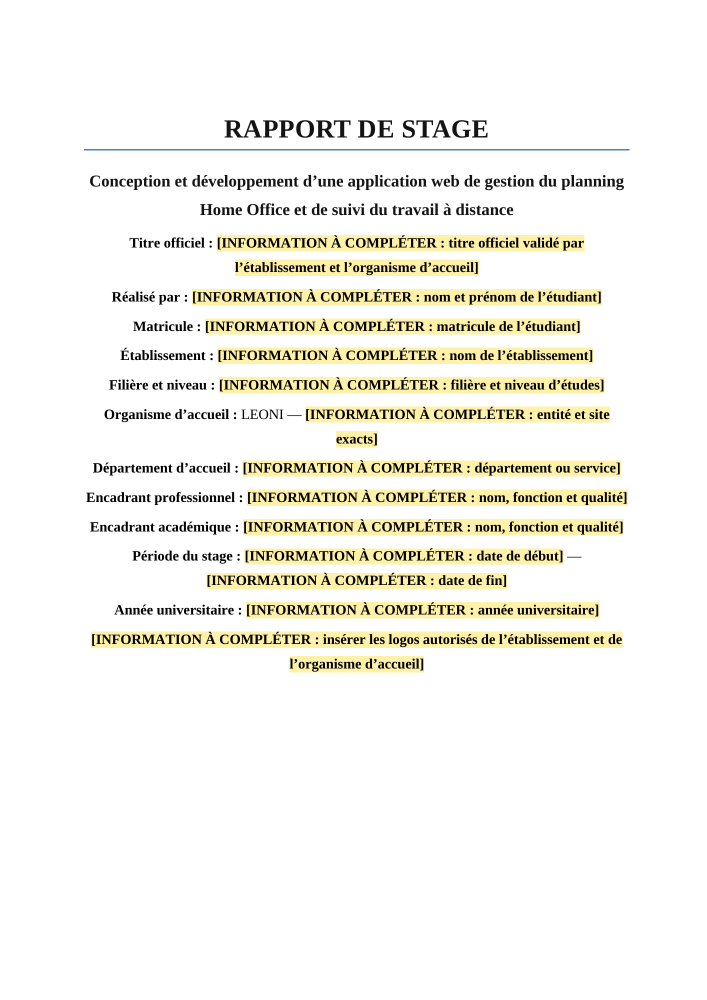
#> input picture rapport_stage/.qa_docx/page-1.png, 1414 x 2000 px (shown at 1/2 size); its folder holds only this picture in this run
$ python make_contacts.py
#> lines starting #> are read from the running program, lines starting #| are printed output that depends on the picture
from pathlib import Path
import sys

from PIL import Image, ImageDraw


root = Path(sys.argv[1]).resolve() if len(sys.argv) > 1 else Path(__file__).resolve().parent
files = sorted(root.glob("page-*.png"), key=lambda path: int(path.stem.split("-")[1]))
output = root / "contacts"
output.mkdir(exist_ok=True)
thumb = (620, 877)
margin = 24
gap = 20

for start in range(0, len(files), 4):
    pages = []
    for path in files[start : start + 4]:
        image = Image.open(path).convert("RGB")
#> image is the input picture: PIL image 1414x2000 RGB; mean R, G, B 244.8, 243.5, 236.5
        image.thumbnail(thumb)
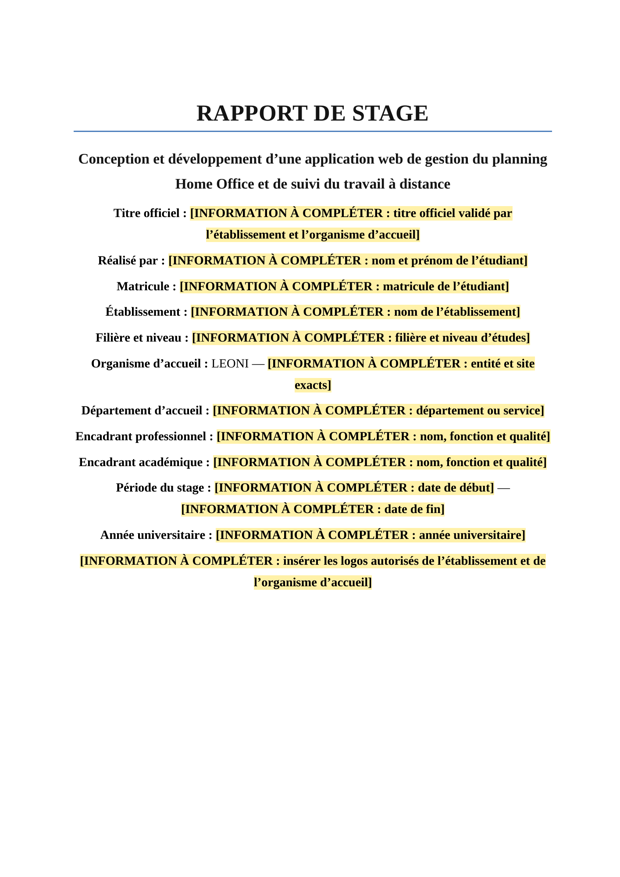
#> image: PIL image 620x877 RGB; mean R, G, B 244.6, 243.5, 236.5
        canvas = Image.new("RGB", thumb, "white")
#> canvas: PIL image 620x877 RGB; every value is 255
        canvas.paste(image, ((thumb[0] - image.width) // 2, 0))
        draw = ImageDraw.Draw(canvas)
        draw.rectangle((0, 0, thumb[0] - 1, thumb[1] - 1), outline="#777777", width=1)
        draw.text((8, 8), path.stem, fill="#B00020")
        pages.append(canvas)
    sheet = Image.new(
        "RGB",
        (margin * 2 + thumb[0] * 2 + gap, margin * 2 + thumb[1] * 2 + gap),
        "#D9D9D9",
    )
#> sheet: PIL image 1308x1822 RGB; every value is 217
    for index, page in enumerate(pages):
        x = margin + (index % 2) * (thumb[0] + gap)
        y = margin + (index // 2) * (thumb[1] + gap)
        sheet.paste(page, (x, y))
#> this loop made 1 pass
#> (x, y) on pass 1: (24, 24)
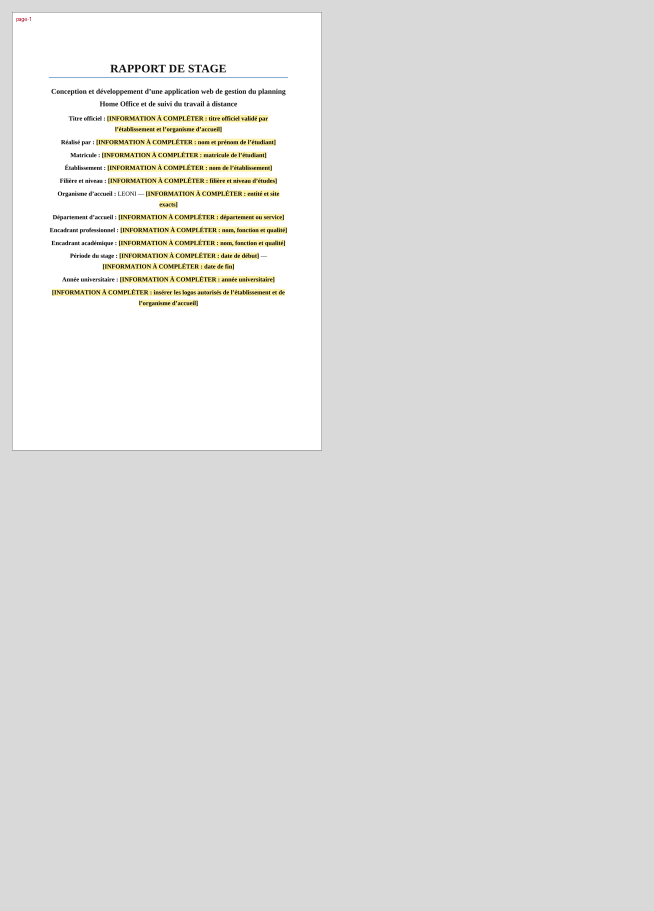
#> sheet: PIL image 1308x1822 RGB (shown at 1/2 size); mean R, G, B 223.1, 222.9, 221.3
    end = min(start + 4, len(files))
    sheet.save(output / f"contact-{start + 1:02d}-{end:02d}.png")

$ run again, on rapport_stage/.qa_docx/page-13.png
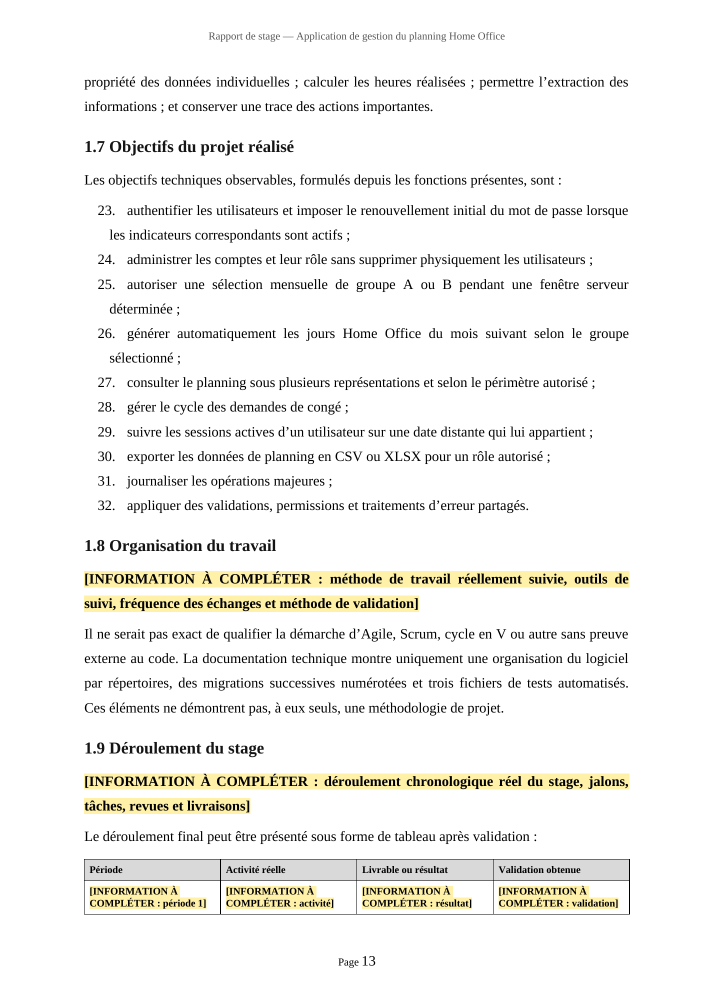
#> input picture rapport_stage/.qa_docx/page-13.png, 1414 x 2000 px (shown at 1/2 size)
#> image is the input picture: PIL image 1414x2000 RGB; mean R, G, B 243, 242.4, 239.6
#> `image.thumbnail(thumb)`:
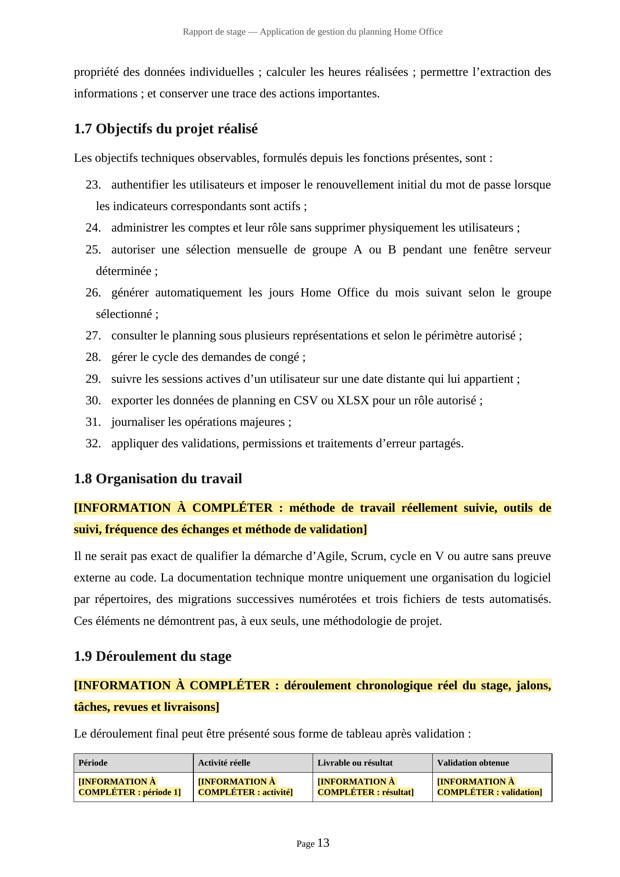
#> image: PIL image 620x877 RGB; mean R, G, B 242.6, 242.1, 239.2
#> canvas: PIL image 620x877 RGB; every value is 255
#> the loop `for index, page in enumerate(pages):` made 1 pass
#> (x, y) on pass 1: (24, 24)
#> after the loop `for index, page in enumerate(pages):`:
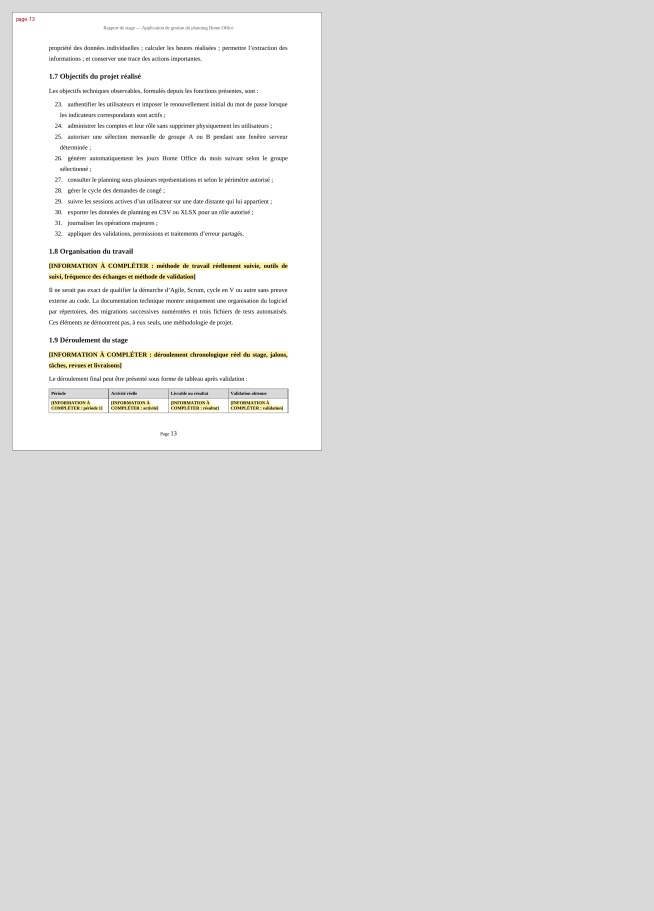
#> sheet: PIL image 1308x1822 RGB (shown at 1/2 size); mean R, G, B 222.7, 222.6, 221.9

$ run again, on rapport_stage/.qa_docx/page-14.png
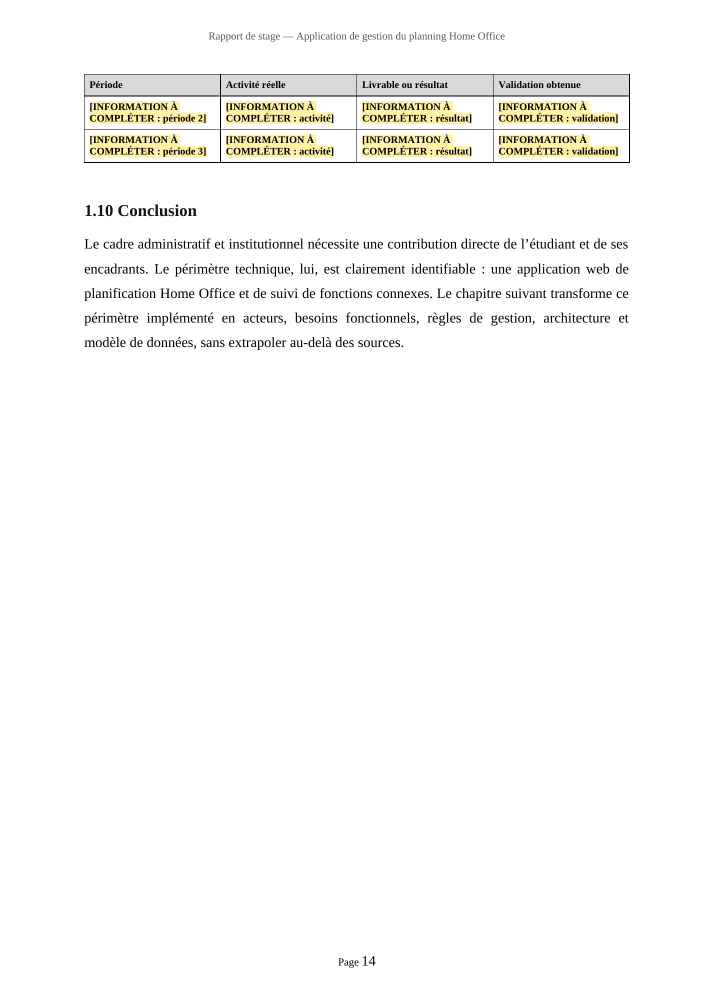
#> input picture rapport_stage/.qa_docx/page-14.png, 1414 x 2000 px (shown at 1/2 size)
#> image is the input picture: PIL image 1414x2000 RGB; mean R, G, B 249.6, 249.3, 247.8
#> `image.thumbnail(thumb)`:
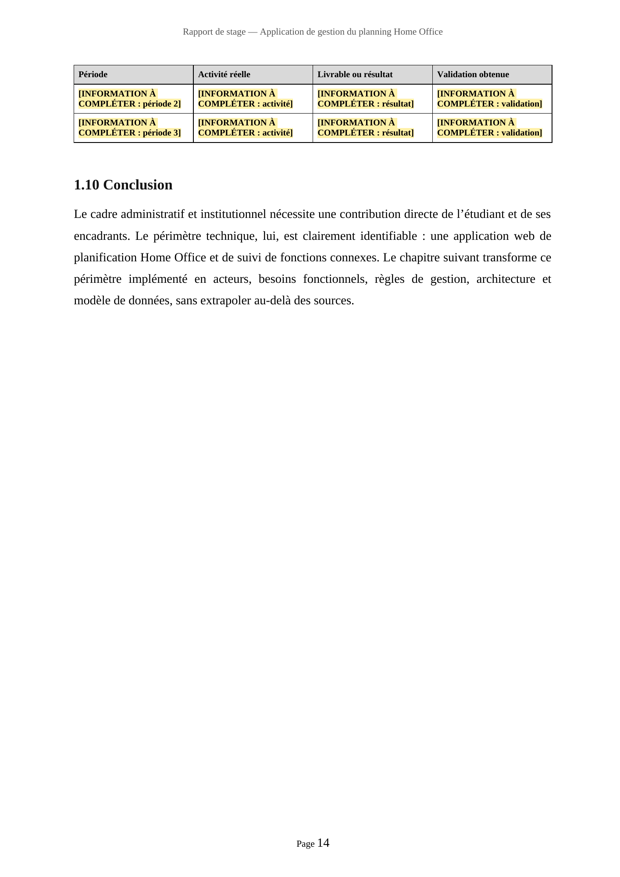
#> image: PIL image 620x877 RGB; mean R, G, B 249.5, 249.2, 247.7
#> canvas: PIL image 620x877 RGB; every value is 255
#> the loop `for index, page in enumerate(pages):` made 1 pass
#> (x, y) on pass 1: (24, 24)
#> after the loop `for index, page in enumerate(pages):`:
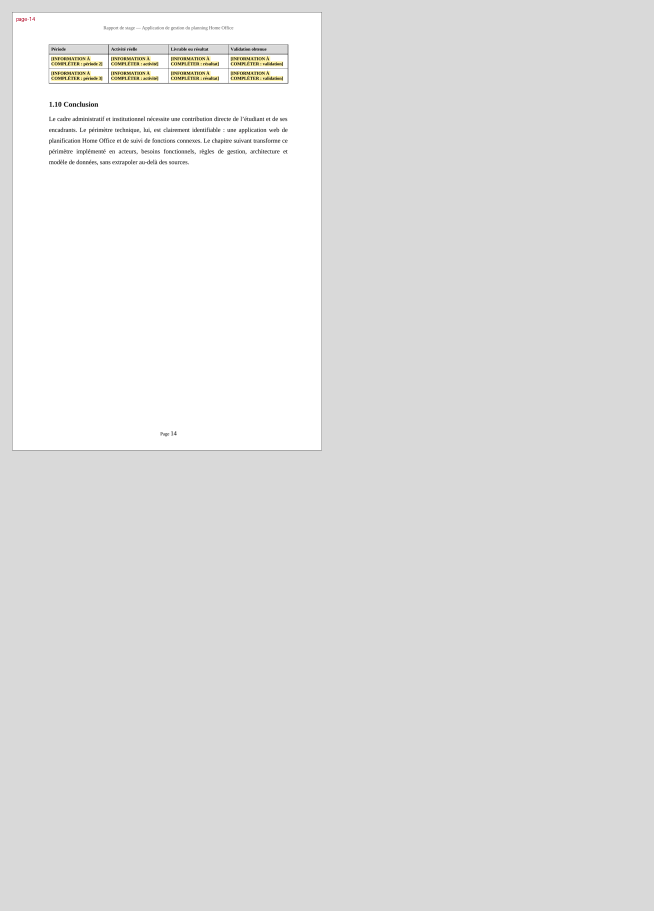
#> sheet: PIL image 1308x1822 RGB (shown at 1/2 size); mean R, G, B 224.2, 224.2, 223.8

$ run again, on rapport_stage/.qa_docx/page-15.png
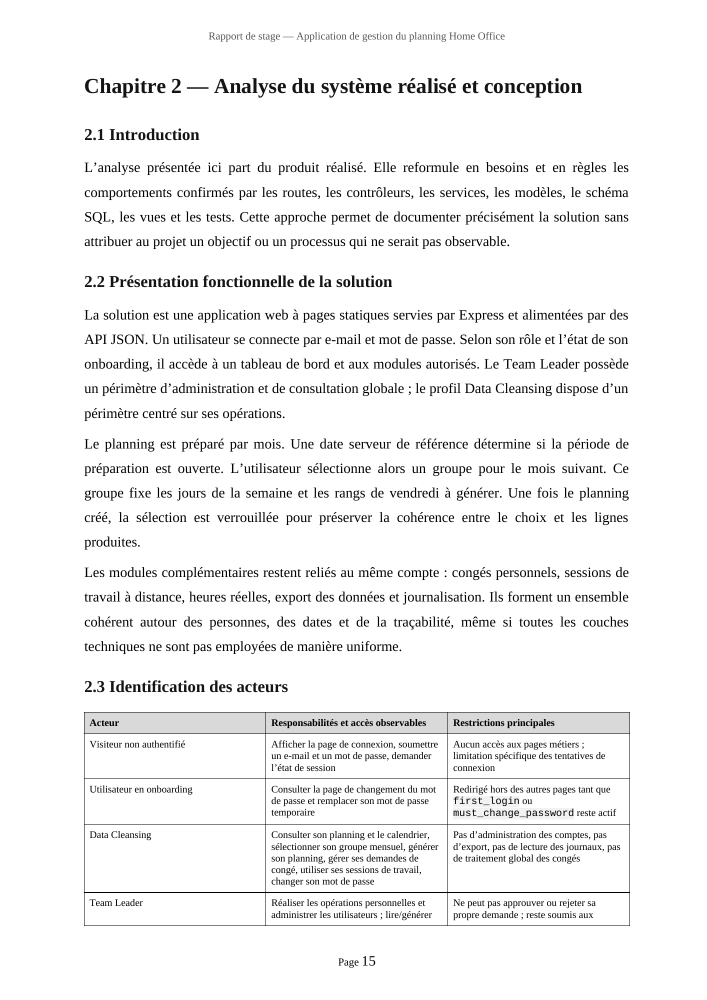
#> input picture rapport_stage/.qa_docx/page-15.png, 1414 x 2000 px (shown at 1/2 size)
#> image is the input picture: PIL image 1414x2000 RGB; min 0, max 255, mean 242.3
#> `image.thumbnail(thumb)`:
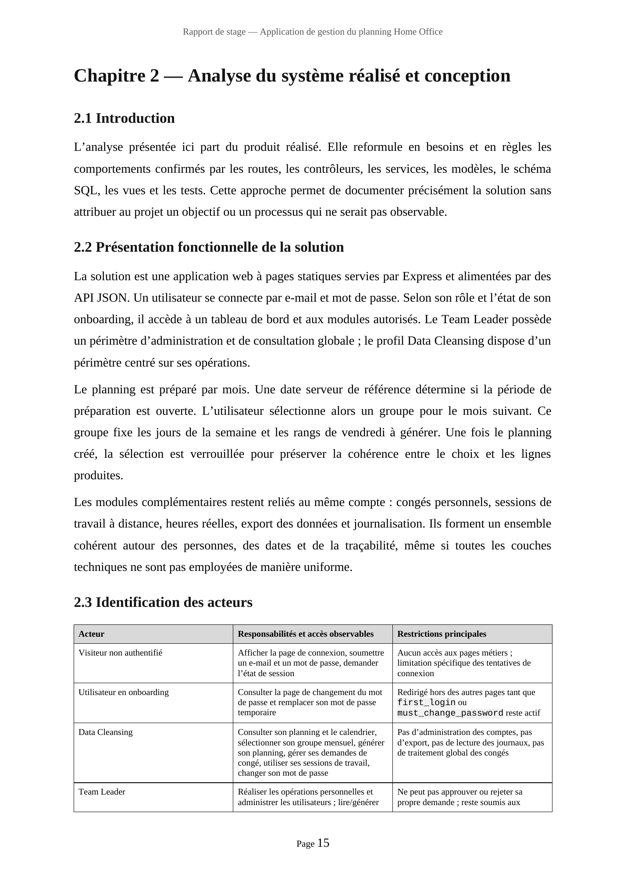
#> image: PIL image 620x877 RGB; min 0, max 255, mean 241.8
#> canvas: PIL image 620x877 RGB; every value is 255
#> the loop `for index, page in enumerate(pages):` made 1 pass
#> (x, y) on pass 1: (24, 24)
#> after the loop `for index, page in enumerate(pages):`:
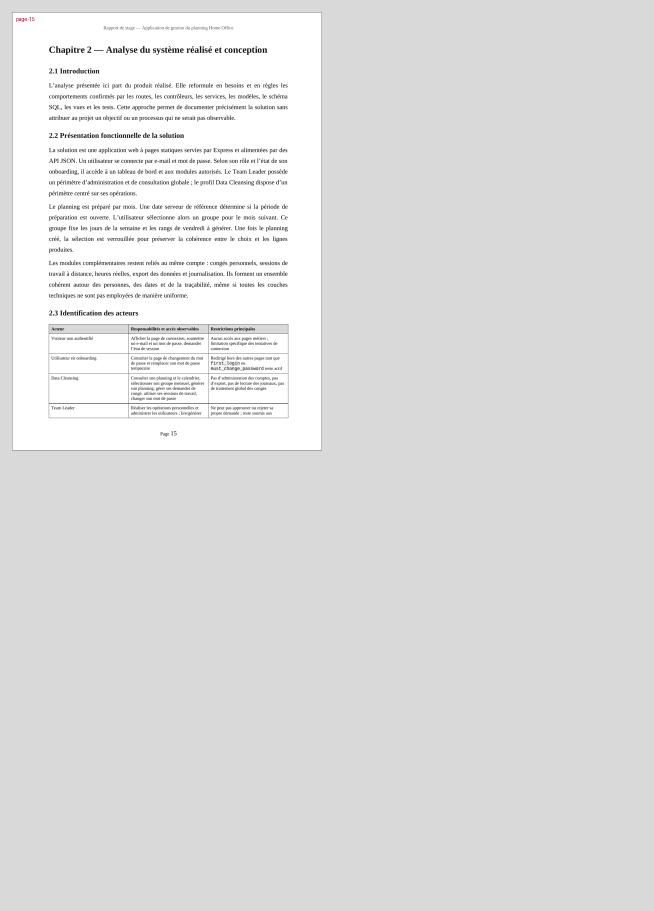
#> sheet: PIL image 1308x1822 RGB (shown at 1/2 size); mean R, G, B 222.5, 222.5, 222.5

$ run again, on rapport_stage/.qa_docx/page-10.png
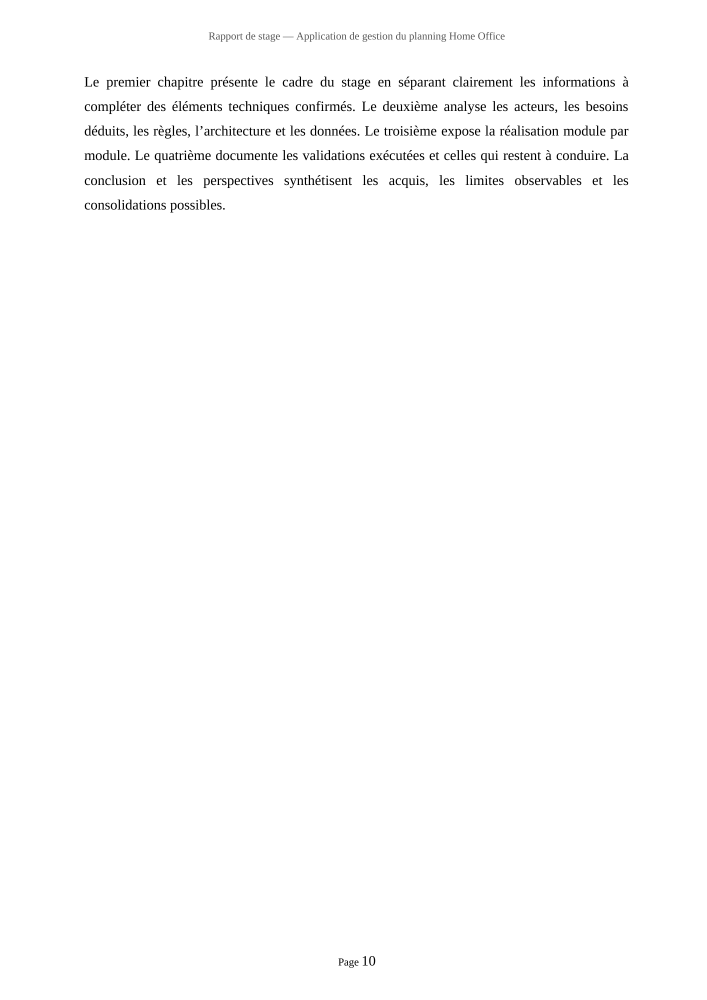
#> input picture rapport_stage/.qa_docx/page-10.png, 1414 x 2000 px (shown at 1/2 size)
#> image is the input picture: PIL image 1414x2000 RGB; min 0, max 255, mean 252.5
#> `image.thumbnail(thumb)`:
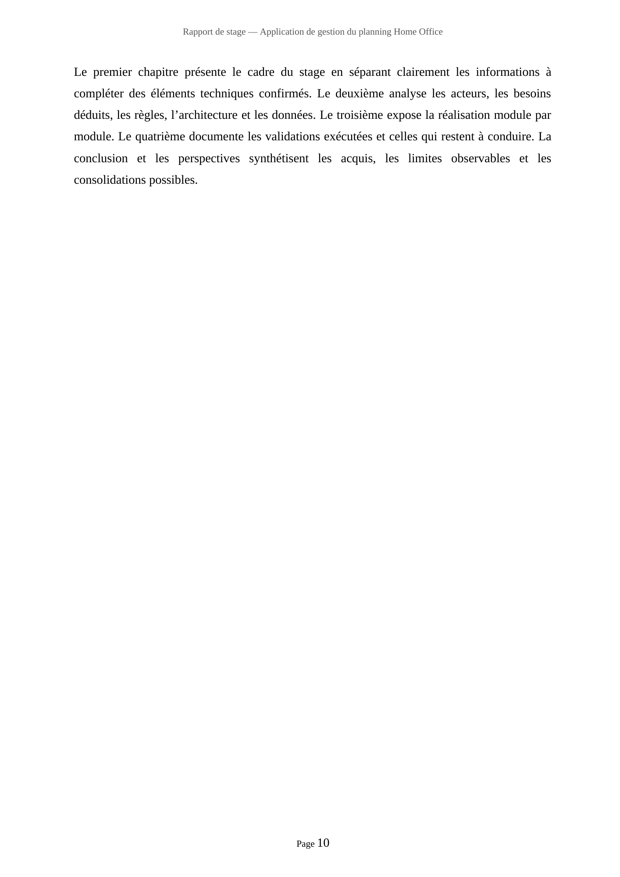
#> image: PIL image 620x877 RGB; min 11, max 255, mean 252.4
#> canvas: PIL image 620x877 RGB; every value is 255
#> the loop `for index, page in enumerate(pages):` made 1 pass
#> (x, y) on pass 1: (24, 24)
#> after the loop `for index, page in enumerate(pages):`:
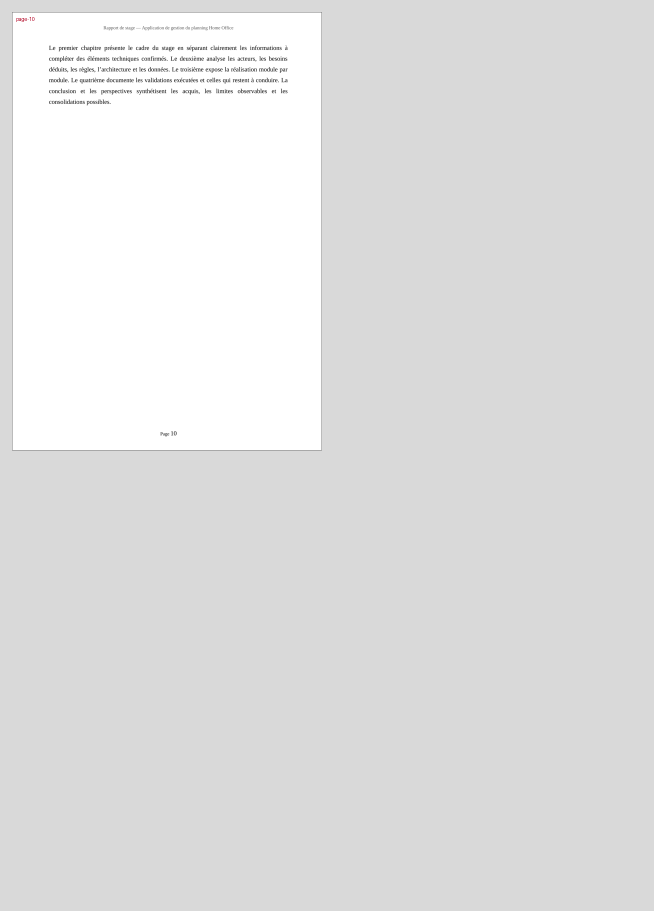
#> sheet: PIL image 1308x1822 RGB (shown at 1/2 size); mean R, G, B 224.9, 224.9, 224.9
